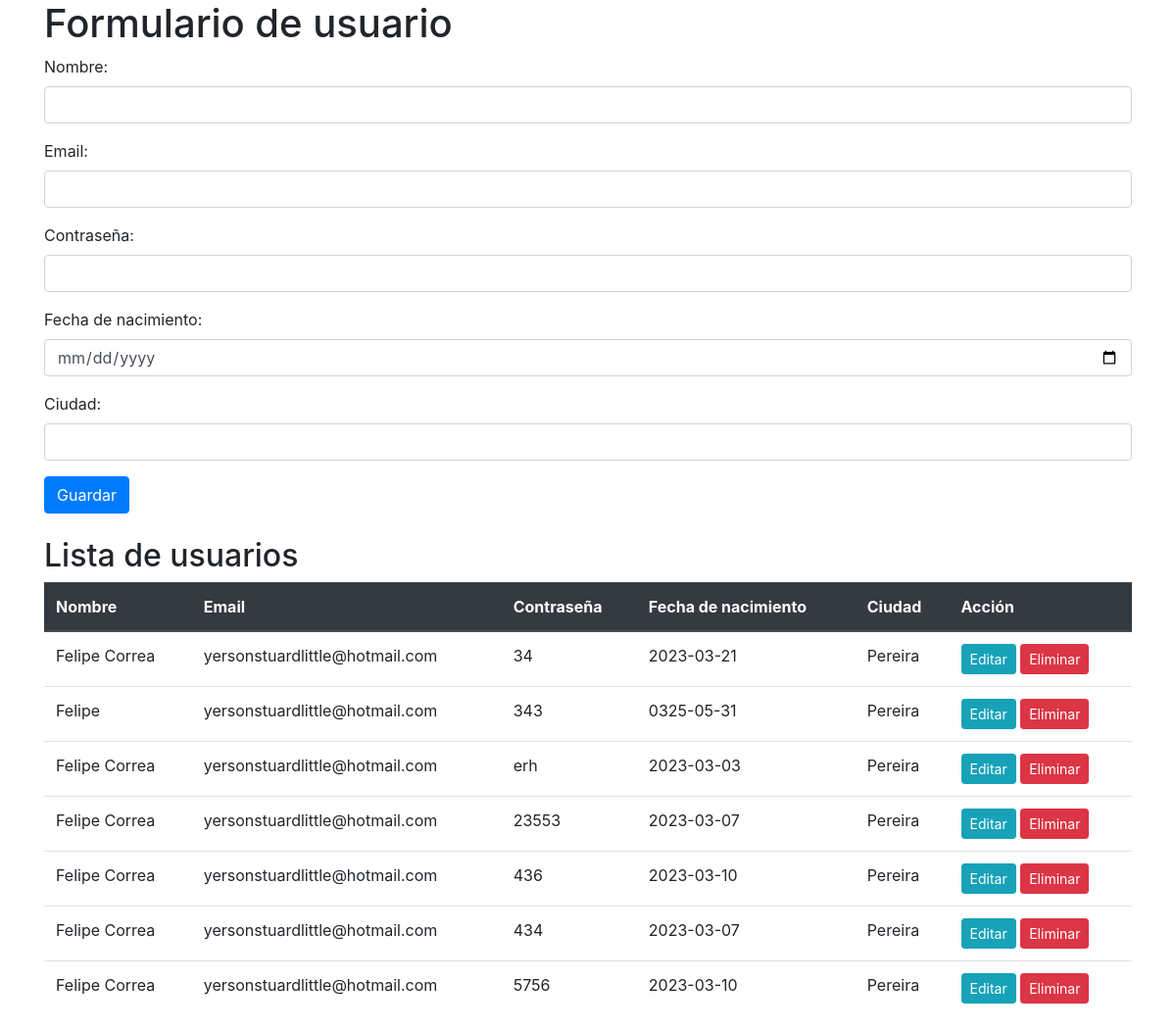
The page / on the database its author committed.
### tables this page shows
CREATE TABLE `formulary` (
  `id` int(11) NOT NULL,
  `name` varchar(50) NOT NULL,
  `email` varchar(60) NOT NULL,
  `password` varchar(30) NOT NULL,
  `birthday` date NOT NULL,
  `city` varchar(30) NOT NULL
);

### index.php (the view, shortened to what this page needs)
<?php include("db.php")?>
<!DOCTYPE html>
<html lang="en">
<head>
    <link rel="stylesheet" href="https://maxcdn.bootstrapcdn.com/bootstrap/4.5.2/css/bootstrap.min.css">
</head>
<body>
    <div class="container">
        <h1>Formulario de usuario</h1>
        <form action="insert.php" method="POST" id="query_js">
            <div class="form-group">
                <label for="name">Nombre:</label>
                <input type="text" class="form-control" name="name" required>
            </div>
            <div class="form-group">
                <label for="email">Email:</label>
                <input type="email" class="form-control" name="email" required>
            </div>
            <div class="form-group">
                <label for="password">Contraseña:</label>
                <input type="password" class="form-control" name="password" required>
            </div>
            <div class="form-group">
                <label for="birthDay">Fecha de nacimiento:</label>
                <input type="date" class="form-control" name="birthDay" required>
            </div>
            <div class="form-group">
                <label for="city">Ciudad:</label>
                <input type="text" class="form-control" name="city" required>
            </div>
            <input type="submit" name="save" value="Guardar" class="btn btn-primary">
        </form>
        <br>
        <h2>Lista de usuarios</h2>
        <table class="table" id="myTable">
            <thead class="thead-dark">
                <tr>
                    <th>Nombre</th>
                    <th>Email</th>
                    <th>Contraseña</th>
                    <th>Fecha de nacimiento</th>
                    <th>Ciudad</th>
                    <th>Acción</th>
                </tr>
            </thead>
            <tbody>
                <?php
                $query = "SELECT * FROM formulary";
                $result_formulary = mysqli_query($connection, $query);
                while ($row = mysqli_fetch_array($result_formulary)) {?>
                    <tr>
                        <td><?php echo $row['name']?></td>
                        <td><?php echo $row['email']?></td>
                        <td><?php echo $row['password']?></td>
                        <td><?php echo $row['birthday']?></td>
                        <td><?php echo $row['city']?></td>
                        <td>
                            <a href="edit.php?id=<?php echo $row['id']?>" class="btn btn-info btn-sm">
                                Editar
                            </a>
                            <a href="delete.php?id=<?php echo $row['id']?>" class="btn btn-danger btn-sm">
                                Eliminar
                            </a>
                        </td>
                    </tr>
                <?php }?>
            </tbody>
        </table>
    </div>

### rows shown on the page
formulary: name "Felipe Correa", email "yersonstuardlittle@hotmail.com", password "34", birthday "2023-03-21", city "Pereira"
formulary: name "Felipe", email "yersonstuardlittle@hotmail.com", password "343", birthday "0325-05-31", city "Pereira"
formulary: name "Felipe Correa", email "yersonstuardlittle@hotmail.com", password "erh", birthday "2023-03-03", city "Pereira"
formulary: name "Felipe Correa", email "yersonstuardlittle@hotmail.com", password "23553", birthday "2023-03-07", city "Pereira"
formulary: name "Felipe Correa", email "yersonstuardlittle@hotmail.com", password "436", birthday "2023-03-10", city "Pereira"
formulary: name "Felipe Correa", email "yersonstuardlittle@hotmail.com", password "434", birthday "2023-03-07", city "Pereira"
formulary: name "Felipe Correa", email "yersonstuardlittle@hotmail.com", password "5756", birthday "2023-03-10", city "Pereira"
